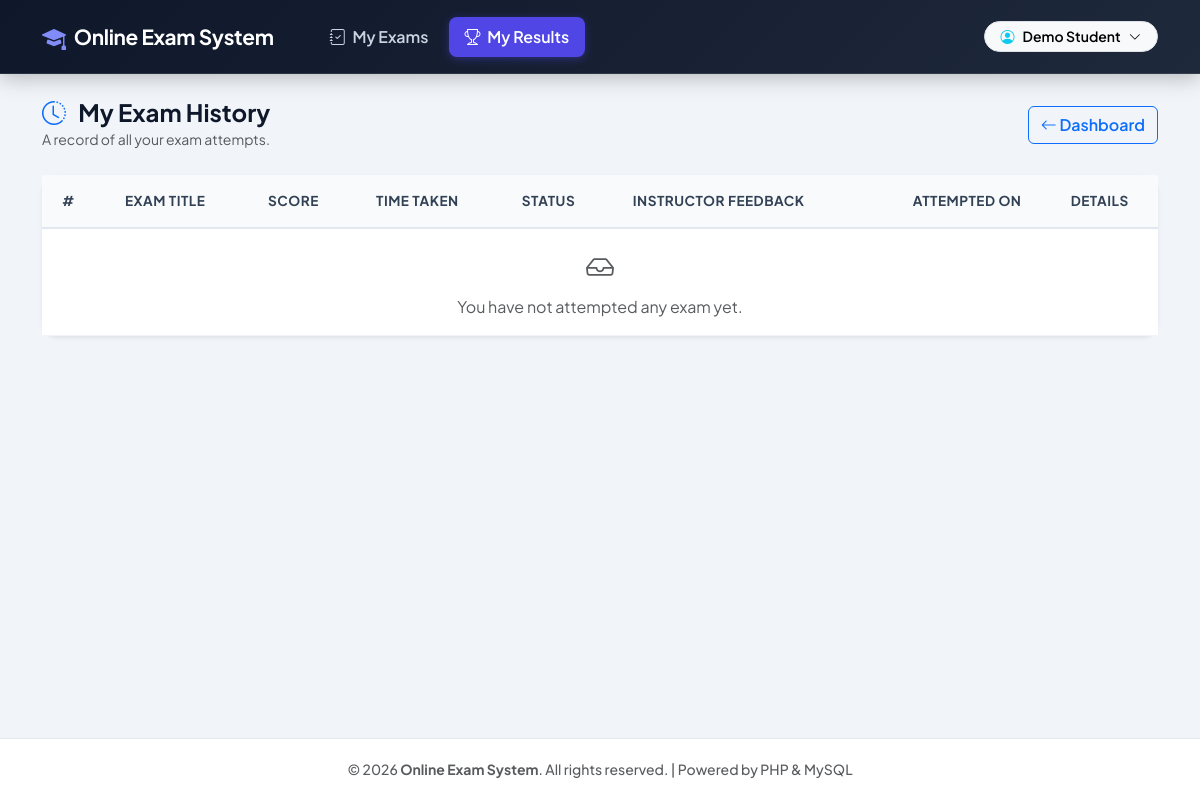
The page /student/result.php (signed in) on the database as committed earlier.
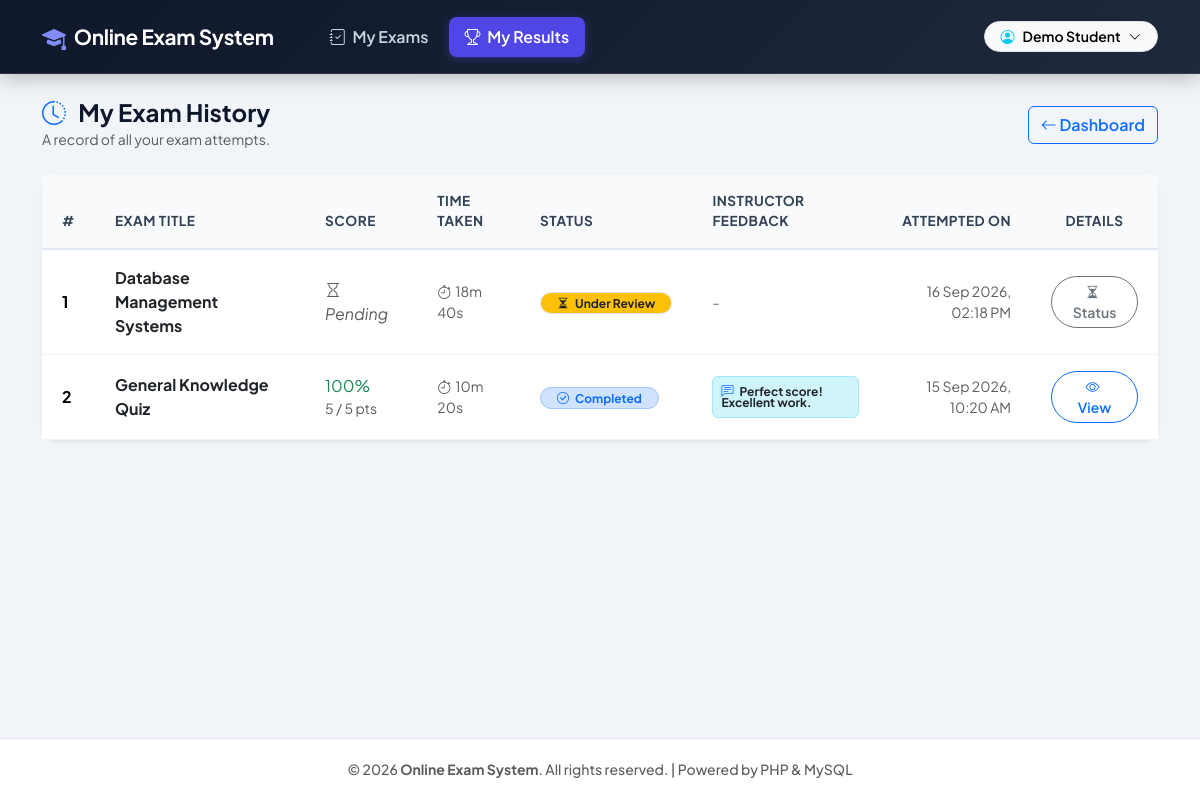
The same page on the database as committed later.
### tables this page shows
CREATE TABLE IF NOT EXISTS `results` (
    `id`           INT AUTO_INCREMENT PRIMARY KEY,
    `student_id`   INT          NOT NULL,
    `exam_id`      INT          NOT NULL,
    `score`        INT          NOT NULL,
    `status`       VARCHAR(20)  NOT NULL DEFAULT 'published',
    `admin_feedback` TEXT       NULL,
    `attempted_at` DATETIME     NOT NULL DEFAULT CURRENT_TIMESTAMP,
    `evaluated_at` DATETIME     NULL,
    FOREIGN KEY (`student_id`) REFERENCES `students`(`id`) ON DELETE CASCADE,
    FOREIGN KEY (`exam_id`)    REFERENCES `exams`(`id`)    ON DELETE CASCADE
);

CREATE TABLE IF NOT EXISTS `exams` (
    `id`               INT AUTO_INCREMENT PRIMARY KEY,
    `title`            VARCHAR(150) NOT NULL,
    `duration_minutes` INT          NOT NULL DEFAULT 30,
    `result_mode`      VARCHAR(20)  NOT NULL DEFAULT 'instant',
    `start_at`         DATETIME     NULL,
    `end_at`           DATETIME     NULL
);

### student/result.php (the view, shortened to what the changed rows need)
<?php
include '../includes/header.php';
include '../config/db.php';
$student_id      = (int)$_SESSION['student_id'];
$stmt = mysqli_prepare($conn, "SELECT r.*, e.title AS exam_title,
                                es.time_taken_seconds,
                                (SELECT COUNT(*) FROM questions q WHERE q.exam_id = r.exam_id) AS q_count
                                FROM results r
                                JOIN exams e ON r.exam_id = e.id
                                LEFT JOIN exam_sessions es
                                    ON es.student_id = r.student_id AND es.exam_id = r.exam_id
                                WHERE r.student_id = ?
                                ORDER BY r.attempted_at DESC");
mysqli_stmt_bind_param($stmt, "i", $student_id);
mysqli_stmt_execute($stmt);
$past_results_res = mysqli_stmt_get_result($stmt);
$past_results     = [];
if ($past_results_res) {
    while ($row = mysqli_fetch_assoc($past_results_res)) $past_results[] = $row;
}
?>
<div class="card shadow-sm border-0 rounded-4">
    <div class="card-body p-0">
        <div class="table-responsive">
            <table class="table custom-table align-middle mb-0">
                <thead>
                    <tr>
                        <th class="ps-4">#</th>
                        <th>Exam Title</th>
                        <th>Score</th>
                        <th>Time Taken</th>
                        <th>Status</th>
                        <th>Instructor Feedback</th>
                        <th class="text-end">Attempted On</th>
                        <th class="pe-4 text-center">Details</th>
                    </tr>
                </thead>
                <tbody>
                    <?php
                    if (!empty($past_results)):
                        $i = 1;
                        foreach ($past_results as $r):
                            $is_pending = (($r['status'] ?? 'published') === 'pending');
                            $r_q_count  = (int)($r['q_count'] ?? 0);
                            $r_marks    = ($r_q_count > 0) ? round($r['score'] * $r_q_count / 100) : '—';
                    ?>
                        <tr>
                            <td class="ps-4 fw-bold"><?php echo $i++; ?></td>
                            <td><strong class="text-dark"><?php echo htmlspecialchars($r['exam_title']); ?></strong></td>
                            <td>
                                <?php if ($is_pending): ?>
                                    <span class="text-muted fst-italic"><i class="bi bi-hourglass me-1"></i>Pending</span>
                                <?php else: ?>
                                    <span class="fw-extrabold fs-6 <?php echo $r['score'] >= 50 ? 'text-success' : 'text-danger'; ?>">
                                        <?php echo $r['score']; ?>%
                                    </span>
                                    <?php if ($r_q_count > 0): ?>
                                        <small class="text-muted d-block"><?php echo $r_marks; ?> / <?php echo $r_q_count; ?> pts</small>
                                    <?php endif; ?>
                                <?php endif; ?>
                            </td>
                            <td class="text-muted small">
                                <?php
                                $tt = (int)($r['time_taken_seconds'] ?? 0);
                                if ($tt > 0) {
                                    $mm = floor($tt / 60);
                                    $ss = $tt % 60;
                                    echo "<i class='bi bi-stopwatch me-1'></i>{$mm}m {$ss}s";
                                } else {
                                    echo '—';
                                }
                                ?>
                            </td>
                            <td>
                                <?php if ($is_pending): ?>
                                    <span class="badge bg-warning text-dark border rounded-pill px-3 py-1">
                                        <i class="bi bi-hourglass-split me-1"></i> Under Review
                                    </span>
                                <?php else: ?>
                                    <span class="badge bg-primary-subtle text-primary border border-primary-subtle rounded-pill px-3 py-1 fw-bold">
                                        <i class="bi bi-check-circle me-1"></i> Completed
                                    </span>
                                <?php endif; ?>
                            </td>
                            <td>
                                <?php if (!empty($r['admin_feedback'])): ?>
                                    <span class="badge bg-info-subtle text-dark border border-info-subtle text-wrap text-start p-2">
                                        <i class="bi bi-chat-left-text me-1 text-primary"></i> <?php echo htmlspecialchars($r['admin_feedback']); ?>
                                    </span>
                                <?php else: ?>
                                    <span class="text-muted small">-</span>
                                <?php endif; ?>
                            </td>
                            <td class="text-end text-muted small"><?php echo date('d M Y, h:i A', strtotime($r['attempted_at'])); ?></td>
                            <td class="pe-4 text-center">
                                <?php if (!$is_pending): ?>
                                    <a href="result.php?view_result_id=<?php echo (int)$r['id']; ?>#resultReviewCard"
                                       class="btn btn-sm btn-outline-primary rounded-pill px-3 fw-semibold">
                                        <i class="bi bi-eye me-1"></i> View
                                    </a>
                                <?php else: ?>
                                    <a href="result.php?view_result_id=<?php echo (int)$r['id']; ?>#resultReviewCard"
                                       class="btn btn-sm btn-outline-secondary rounded-pill px-3 fw-semibold" title="View Review Status">
                                        <i class="bi bi-hourglass-split me-1"></i> Status
                                    </a>
                                <?php endif; ?>
                            </td>
                        </tr>
                    <?php
                        endforeach;
                    else:
                    ?>
                        <tr>
                            <td colspan="8" class="text-center text-muted py-4">
                                <i class="bi bi-inbox fs-3 d-block mb-2"></i> You have not attempted any exam yet.
                            </td>
                        </tr>
                    <?php endif; ?>
                </tbody>
            </table>
        </div>
    </div>
</div>
<?php include '../includes/footer.php'; ?>

Rows that differ between the two databases and show on the page:
added results: exam.title "Database Management Systems", status "pending" (drawn), mm "18", ss "40", attempted_at "16 Sep 2026, 02:18 PM"
added results: exam.title "General Knowledge Quiz", score "100", r_marks "5", r_q_count "5", mm "10", ss "20", status "published" (drawn), admin_feedback "Perfect score! Excellent work.", attempted_at "15 Sep 2026, 10:20 AM"
Other text that changed with them:
text no longer shown: "You have not attempted any exam yet."
